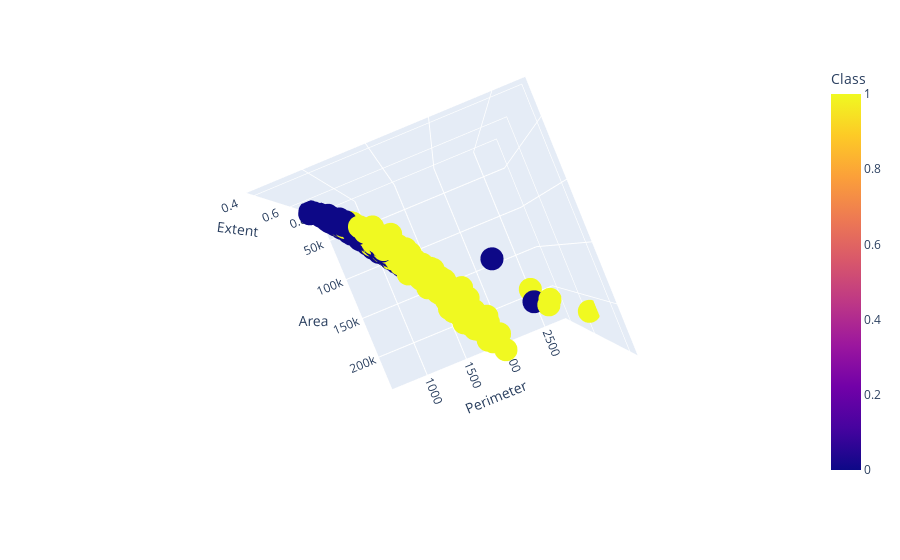

The code cell stored with this chart in its notebook:
### Code cell
fig = px.scatter_3d(df, x = 'Perimeter', y = 'Area', z = 'Extent', color = 'Class')
fig.show()

### Figure 1 — Plotly figure (JSON) as saved in the notebook; plotly's stock layout.template omitted (floating-point values rounded to 4 significant figures; data arrays with more than 128 entries replaced by an {"elided": "..."} marker saying what was removed)
{"data": [{"hovertemplate": "Perimeter=%{x}<br>Area=%{y}<br>Extent=%{z}<br>Class=%{marker.color}<extra></extra>", "legendgroup": "", "marker": {"color": {"elided": "900 int values"}, "coloraxis": "coloraxis", "symbol": "circle"}, "mode": "markers", "name": "", "scene": "scene", "showlegend": false, "type": "scatter3d", "x": {"elided": "900 float values"}, "y": {"elided": "900 int values"}, "z": {"elided": "900 float values"}}], "layout": {"autosize": true, "coloraxis": {"colorbar": {"title": {"text": "Class"}}, "colorscale": [[0, "#0d0887"], [0.1111, "#46039f"], [0.2222, "#7201a8"], [0.3333, "#9c179e"], [0.4444, "#bd3786"], [0.5556, "#d8576b"], [0.6667, "#ed7953"], [0.7778, "#fb9f3a"], [0.8889, "#fdca26"], [1, "#f0f921"]]}, "legend": {"tracegroupgap": 0}, "margin": {"t": 60}, "scene": {"aspectmode": "auto", "aspectratio": {"x": 1, "y": 1, "z": 1}, "camera": {"center": {"x": 0, "y": 0, "z": 0}, "eye": {"x": 0.02495, "y": -0.06041, "z": -2.192}, "projection": {"type": "perspective"}, "up": {"x": 0, "y": 0, "z": 1}}, "domain": {"x": [0, 1], "y": [0, 1]}, "xaxis": {"title": {"text": "Perimeter"}, "type": "linear"}, "yaxis": {"title": {"text": "Area"}, "type": "linear"}, "zaxis": {"title": {"text": "Extent"}, "type": "linear"}}}}
